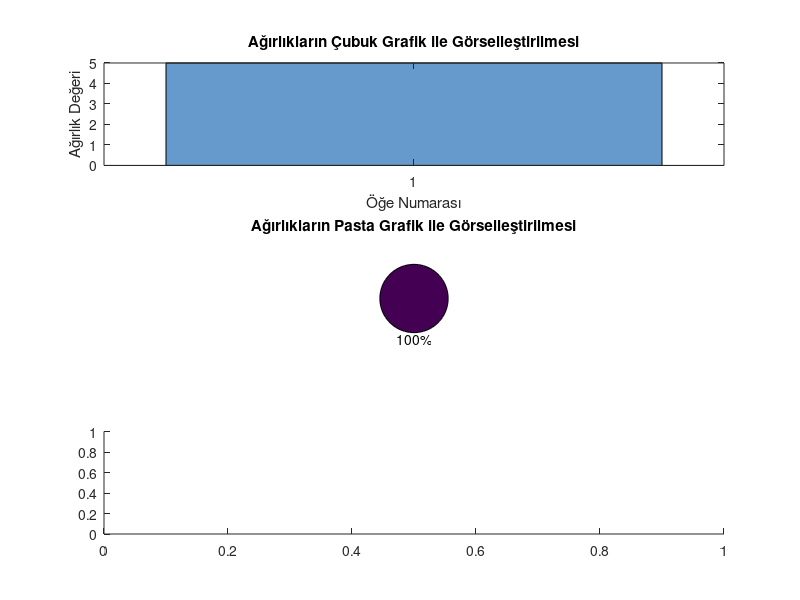

The MATLAB source for this figure: (Note: this script raises an error after producing the figure.)
% visualizeWeights.m

function visualizeWeights()
    % Kullanıcıdan ağırlıkları giriş yapmasını iste
    weights = input('Lütfen ağırlıkları boşluklu bir vektör olarak girin: ');

    % Ağırlıkları görselleştir
    figure;

    % Çubuk grafik
    subplot(3, 1, 1);
    bar(weights, 'FaceColor', [0.4 0.6 0.8]);
    title('Ağırlıkların Çubuk Grafik ile Görselleştirilmesi');
    xlabel('Öğe Numarası');
    ylabel('Ağırlık Değeri');

    % Pasta grafik
    subplot(3, 1, 2);
    pie(weights);
    title('Ağırlıkların Pasta Grafik ile Görselleştirilmesi');

    % Ağırlıkların dağılımını gösteren eğri
    subplot(3, 1, 3);
    histogram(weights, 'Normalization', 'probability', 'FaceColor', [0.4 0.6 0.8]);
    hold on;

    % Normal dağılım eğrisi
    mu = mean(weights);
    sigma = std(weights);
    x = linspace(min(weights), max(weights), 100);
    y = normpdf(x, mu, sigma);
    plot(x, y, 'r', 'LineWidth', 2);

    title('Ağırlıkların Dağılımı ve Normal Dağılım Eğrisi');
    xlabel('Ağırlık Değeri');
    ylabel('Olasılık Yoğunluğu');
    legend('Ağırlıkların Dağılımı', 'Normal Dağılım Eğrisi', 'Location', 'NorthEast');
end
